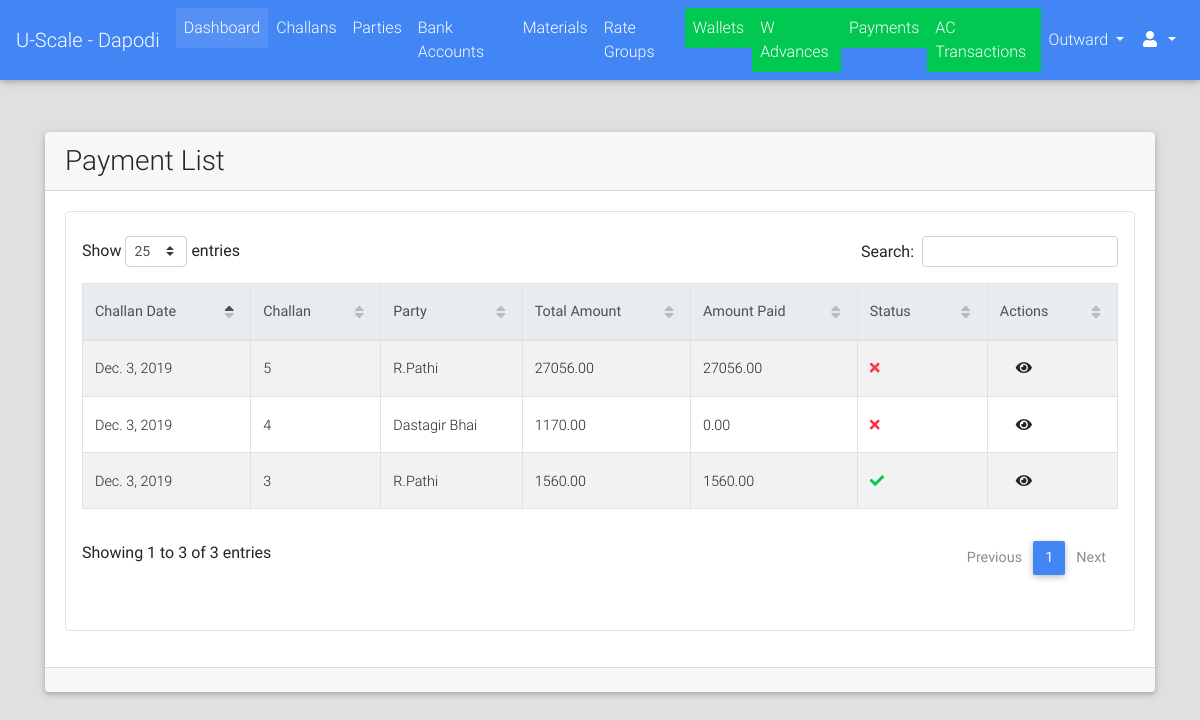
The page /payments/list/ (signed in) on the database as committed earlier.
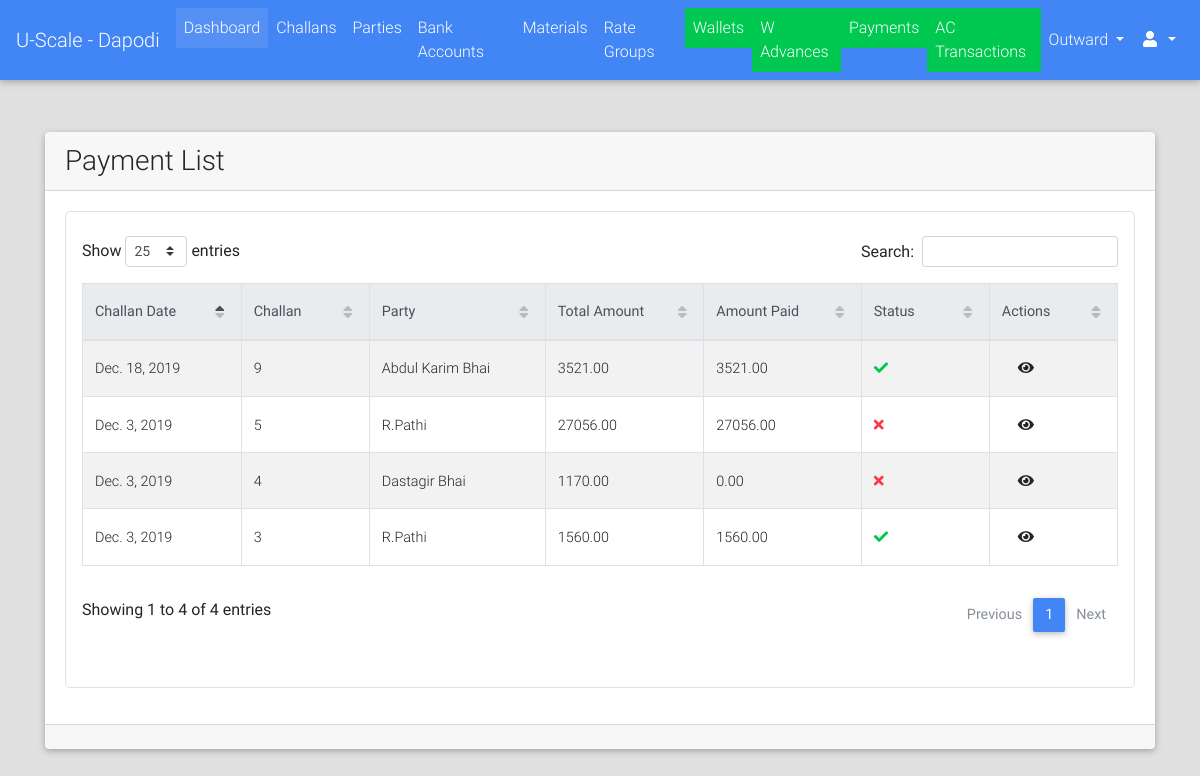
The same page on the database as committed later.
### payments/models.py (models this page shows, shortened)
class Payment(models.Model):
    PAYMENT_MODE_CHOICES = (("DP", "Direct Payment"), ("AL", "Account Less"))
    PAYMENT_STATUS_CHOICES = (("PN", "Pending"), ("DN", "Done"))
    challan = models.OneToOneField("challans.Challan", on_delete=models.CASCADE)
    payment_mode = models.CharField(max_length=2, choices=PAYMENT_MODE_CHOICES, blank=True, null=True)
    status = models.CharField(max_length=2, choices=PAYMENT_STATUS_CHOICES, default="PN")
    payed_amount = models.DecimalField(max_digits=9, decimal_places=2, default=0.00)
    amount = models.DecimalField(max_digits=9, decimal_places=2, null=True, blank=True)
    image = models.ImageField(upload_to="payments/", blank=True, null=True)
    extra_info = models.TextField(blank=True)
    @property
    def get_absolute_url(self):
        return reverse_lazy("payments:detail", kwargs={"id": self.id})

### challans/models.py (models this page shows, shortened)
class Challan(models.Model):
    STATUS_CHOICES = (("PN", "Pending"), ("DN", "Done"))
    created_by = models.ForeignKey(User, on_delete=models.PROTECT)
    party = models.ForeignKey("parties.Party", on_delete=models.CASCADE)
    challan_no = models.PositiveIntegerField(unique=True
                                             )
    vehicle_details = models.CharField(max_length=128, blank=True, null=True)
    weights_amount = models.DecimalField(max_digits=9, decimal_places=2, default=decimal.Decimal(0.00))
    extra_charges = models.DecimalField(verbose_name="Kata Charges", max_digits=9, decimal_places=2,
                                        default=decimal.Decimal(0.00), validators=[MinValueValidator(limit_value=0), MaxValueValidator(limit_value=100)])
    round_amount = models.DecimalField(max_digits=4, decimal_places=2, default=decimal.Decimal(0.00), validators=[MinValueValidator(limit_value=-10), MaxValueValidator(limit_value=10)])
    total_amount = models.DecimalField(max_digits=9, decimal_places=2, default=decimal.Decimal(0.00), validators=[MinValueValidator(limit_value=0)])
    image = models.ImageField(upload_to="payments/", blank=True, null=True)
    extra_info = models.TextField(blank=True)
    created_on = models.DateField(verbose_name="Challan Date")
    updated_on = models.DateTimeField(auto_now=True)
    is_entries_done = models.BooleanField(default=False)
    is_reports_done = models.BooleanField(default=False)
    is_rates_assigned = models.BooleanField(default=False)
    is_payed = models.BooleanField(default=False)
    status = models.CharField(max_length=2, choices=STATUS_CHOICES, default="PN")
    def __str__(self):
        return str(self.challan_no)

### parties/models.py (models this page shows, shortened)
class Party(models.Model):
    RATE_TYPE_CHOICES = (("GR", "Group Rate"), ("IR", "Individual Rate"))
    rate_type = models.CharField(max_length=2, choices=RATE_TYPE_CHOICES)
    rate_group = models.ForeignKey("rates.RateGroup", on_delete=models.PROTECT, blank=True, null=True)
    name = models.CharField(max_length=128)
    party_code = models.CharField(max_length=32, blank=True)
    address = models.TextField(blank=True)
    phone = models.CharField(max_length=13)
    whatsapp = models.CharField(max_length=13, blank=True)
    email = models.EmailField(blank=True, null=True)
    extra_info = models.TextField(blank=True)
    is_wallet_party = models.BooleanField(default=False)
    is_active = models.BooleanField(default=True)
    def __str__(self):
        return self.name
    class Meta:
        verbose_name = "Party"
        verbose_name_plural = "Parties"

### payments/views.py (the view)
# urls.py: url(r'^payments/list/$', views.PaymentListView.as_view(), name="payments_list"),
class PaymentListView(LoginRequiredMixin, ListView):
    template_name = "payments/list.html"
    model = Payment
    context_object_name = "payments"
    ordering = "-id"

### portal/templatetags/constant_tags.py (called while the page is built)
@register.simple_tag
def get_branch_name():
    return settings.BRANCH_NAME

### portal/templates/payments/list.html (shortened to what this page needs)
{% extends "portal/base.html" %}
{% load crispy_forms_tags %}
{% load static %}
{% block custom_links %}
    <link href="{% static "css/addons/datatables.min.css" %}" rel="stylesheet">
    <link href="{% static "css/addons/datatables-select.min.css" %}" rel="stylesheet">
{% endblock %}
{% block content %}
    <br><br>
    <div class="container">
        <div class="card">
            <div class="card-header">
                <h3 class="m-auto">Payment List</h3>
            </div>
            <div class="card-body">
                 <div class="table p-3 border" style="border-radius: 5px">
                     <table id="dt-basic-checkbox" class="table table-striped table-bordered" cellspacing="0" width="100%">
                         <thead class="thead-light">
                            <th class="th-sm">Challan Date</th>
                            <th class="th-sm">Challan</th>
                            <th class="th-sm">Party</th>
                            <th class="th-sm">Total Amount</th>
                            <th class="th-sm">Amount Paid</th>
                            <th class="th-sm">Status</th>
                            <th class="th-sm">Actions</th>
                         </thead>
                         <tbody>
                             {% if payments %}
                                 {% for payment in payments %}
                                     <tr>
                                        <td>{{ payment.challan.created_on }}</td>
                                        <td>{{ payment.challan }}</td>
                                        <td>{{ payment.challan.party }}</td>
                                        <td>{{ payment.amount }}</td>
                                        <td>{{ payment.payed_amount }}</td>
                                        <td>
                                            {% if payment.status == "DN" %}
                                                <i class="fa fa-check text-success"></i>
                                            {% else %}
                                                <i class="fa fa-times text-danger"></i>
                                            {% endif %}
                                        </td>
                                        <td class="m-auto">
                                            <a class="m-3" href="{{ payment.get_absolute_url }}"><i class="fa fa-eye"></i></a>
                                        </td>
                                     </tr>
                                 {% endfor %}
                             {% else %}
                                 <span class="text-black-50 font-weight-bold">No Parties Found</span>
                             {% endif %}
                         </tbody>
                    </table>
                 </div>
            </div>
            <div class="card-footer">
            </div>
        </div>
    </div>
{% endblock %}

Rows that differ between the two databases and show on the page:
added Payment: challan.created_on "Dec. 18, 2019", challan "9", challan.party "Abdul Karim Bhai", amount "3521.00", payed_amount "3521.00", status "DN" (drawn)
Other text that changed with them:
text written by a page script: "Show entries Search: Showing 1 to 3 of 3 entries Previous 1 Next" → "Show entries Search: Showing 1 to 4 of 4 entries Previous 1 Next"
